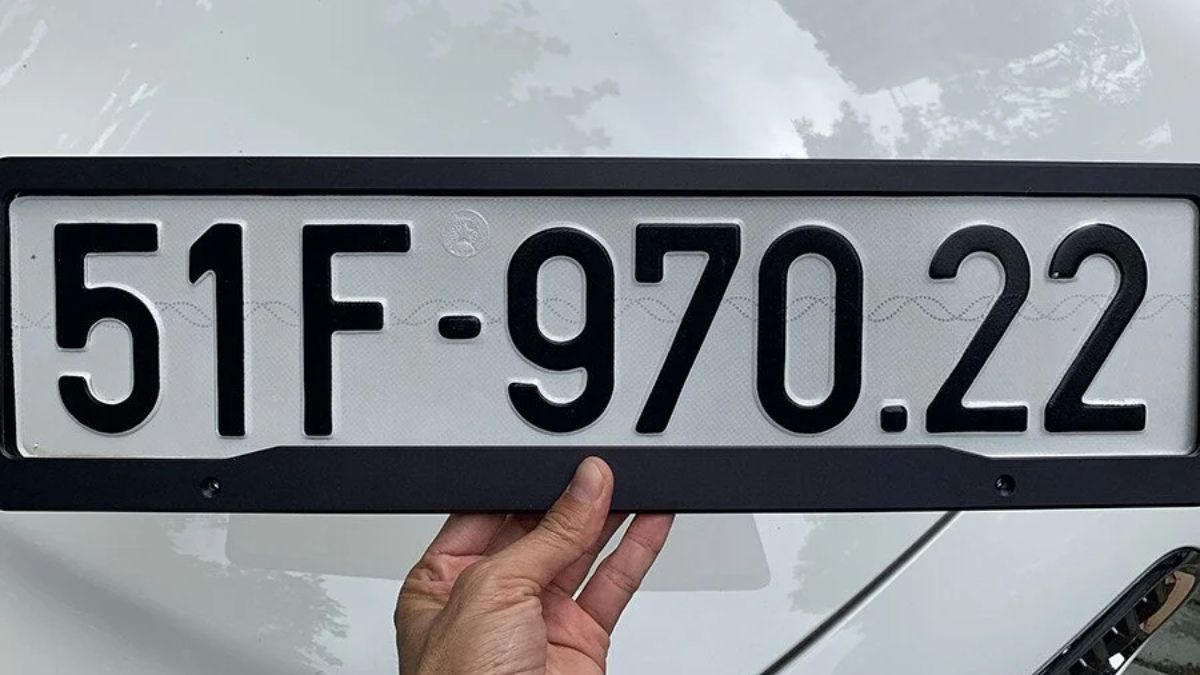
#> input picture 1.jpg, 1200 x 675 px
$ python crop.py
#> lines starting #> are read from the running program, lines starting #| are printed output that depends on the picture
import cv2

img = cv2.imread('1.jpg')
#> img is the input picture: shape (675, 1200, 3); mean B, G, R 142.3, 138, 134.5

crop = img[100:400, 200:500]
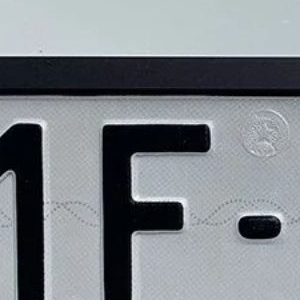
#> crop: shape (300, 300, 3); mean B, G, R 136.4, 131.5, 126.3

cv2.imshow('Cropped Image', crop)
cv2.waitKey(0)
cv2.destroyAllWindows()

$ run again, with 2.jpg copied over 1.jpg
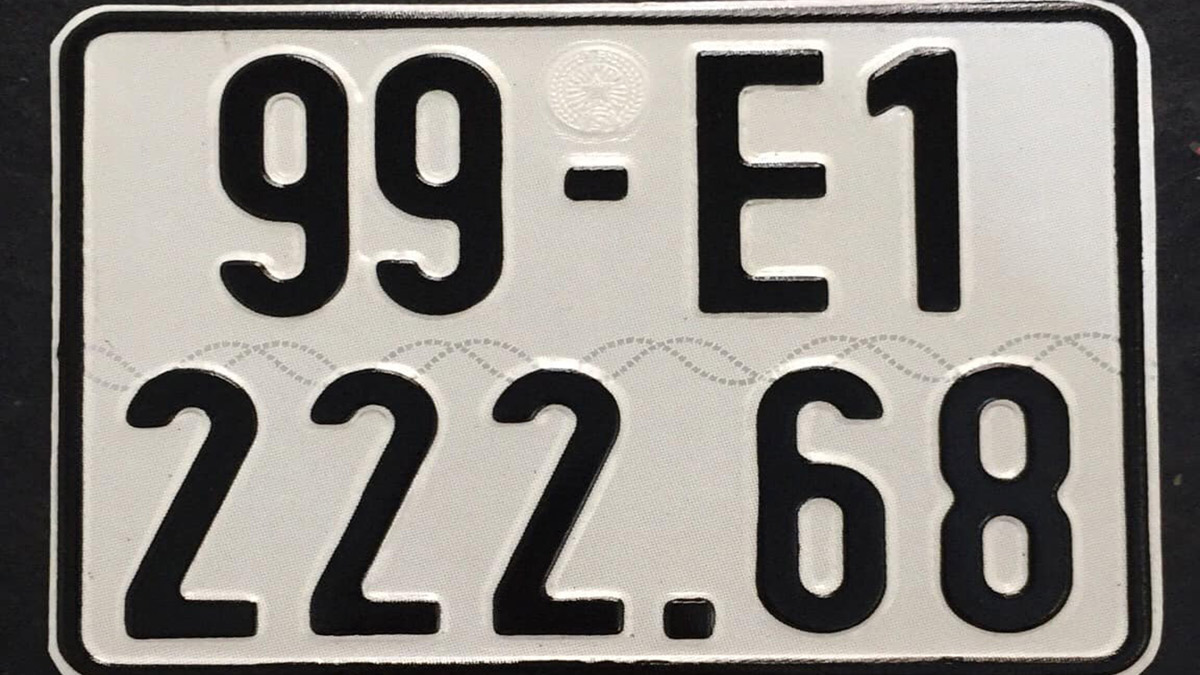
#> input picture 2.jpg, 1200 x 675 px
#> img is the input picture: shape (675, 1200, 3); mean B, G, R 130.8, 136.2, 140
#> `crop = img[100:400, 200:500]`:
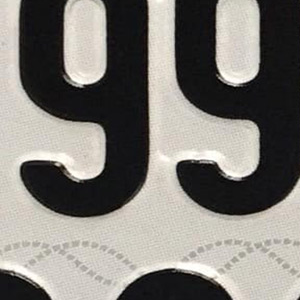
#> crop: shape (300, 300, 3); mean B, G, R 119.8, 125.1, 128.1
